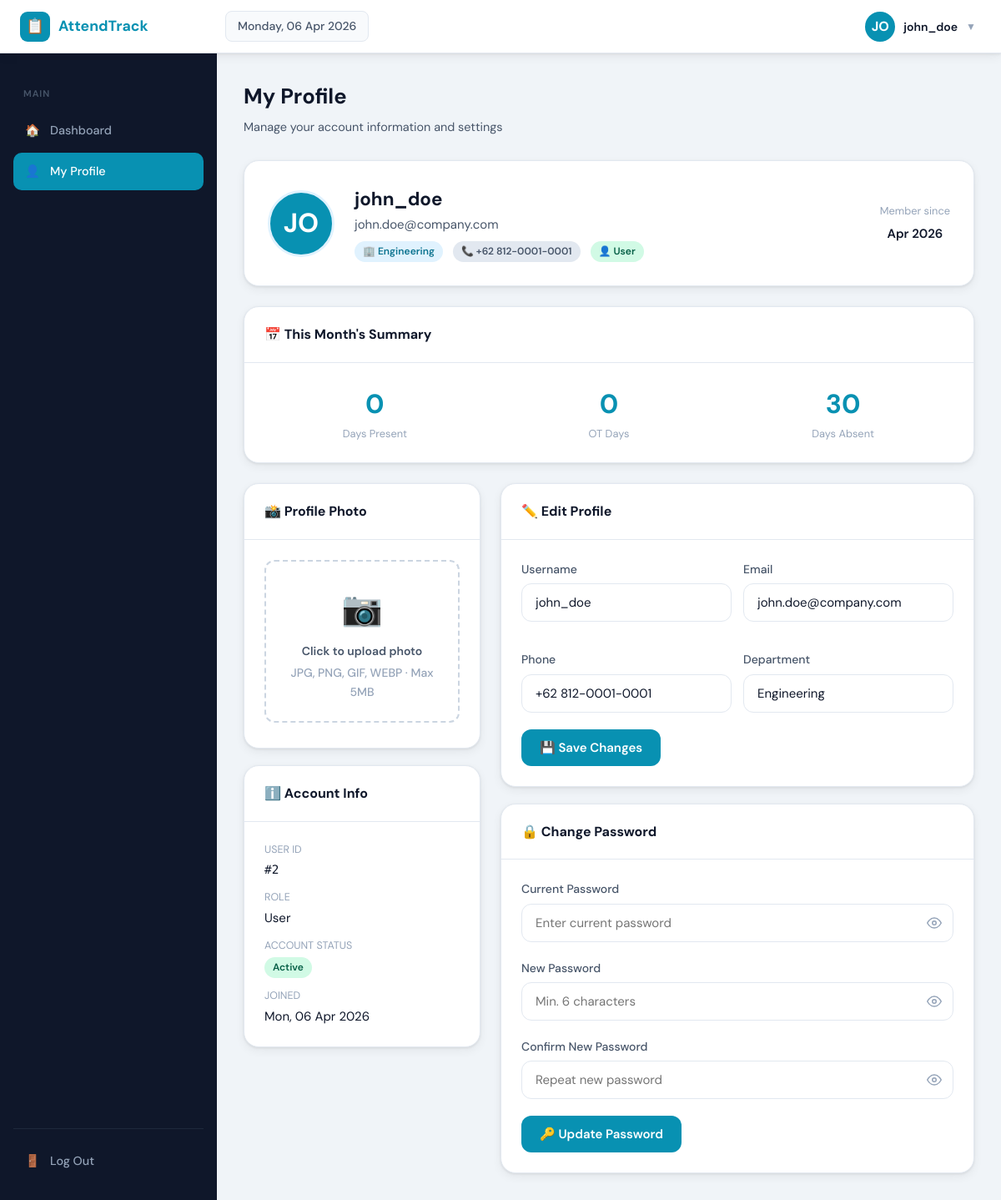
The app's page /profile.php (signed in) with its own data.
### tables this page shows
CREATE TABLE IF NOT EXISTS `users` (
  `id`          INT           NOT NULL AUTO_INCREMENT,
  `username`    VARCHAR(30)   NOT NULL,
  `email`       VARCHAR(100)  NOT NULL,
  `password`    VARCHAR(255)  NOT NULL,
  `role`        ENUM('user','admin') NOT NULL DEFAULT 'user',
  `phone`       VARCHAR(20)   DEFAULT NULL,
  `department`  VARCHAR(100)  DEFAULT NULL,
  `work_start`  TIME          DEFAULT NULL,
  `work_end`    TIME          DEFAULT NULL,
  `profile_pic` MEDIUMTEXT    DEFAULT NULL,
  `is_active`   TINYINT(1)    NOT NULL DEFAULT 1,
  `created_at`  DATETIME      NOT NULL DEFAULT CURRENT_TIMESTAMP,
  `updated_at`  DATETIME      DEFAULT CURRENT_TIMESTAMP ON UPDATE CURRENT_TIMESTAMP,
  PRIMARY KEY (`id`),
  UNIQUE KEY `uq_username` (`username`),
  UNIQUE KEY `uq_email` (`email`)
);

### config.php (called while the page is built, shortened)
<?php
function e($str) {
    return htmlspecialchars((string)$str, ENT_QUOTES, 'UTF-8');
}

### functions.php (called while the page is built, shortened)
<?php
require_once __DIR__ . '/config.php';
function getUserById($id) {
    $db = getDB();
    $stmt = $db->prepare("SELECT * FROM users WHERE id = ?");
    $stmt->execute([$id]);
    return $stmt->fetch();
}
function getUserAttendance($userId, $from = null, $to = null, $limit = 30) {
    $db = getDB();
    $params = [$userId];
    $where = "WHERE a.user_id = ?";
    if ($from) { $where .= " AND a.work_date >= ?"; $params[] = $from; }
    if ($to)   { $where .= " AND a.work_date <= ?"; $params[] = $to; }
    $params[] = $limit;
    $stmt = $db->prepare("SELECT a.*, u.username, u.email FROM attendance a JOIN users u ON a.user_id = u.id $where ORDER BY a.work_date DESC LIMIT ?");
    $stmt->execute($params);
    return $stmt->fetchAll();
}
function formatDate($d) {
    return $d ? date('D, d M Y', strtotime($d)) : '—';
}

### profile.php (the view, shortened to what this page needs)
<?php
require_once __DIR__ . '/config.php';
require_once __DIR__ . '/functions.php';
$activePage = 'profile';
$user       = getUserById($_SESSION['user_id']);
$workStats = getUserAttendance($user['id'], date('Y-m-01'), date('Y-m-t'), 100);
$totalDays = count($workStats);
$otDays    = count(array_filter($workStats, fn($r) => $r['ot_checkin_time']));
?>
<!DOCTYPE html>
<html lang="en">
<head>
<link rel="stylesheet" href="assets/css/style.css">
</head>
<body>
<?php include __DIR__ . '/includes/nav.php'; ?>
  <main class="main-content">
    <div class="page-header">
      <h1>My Profile</h1>
      <p>Manage your account information and settings</p>
    </div>
    <div class="profile-header">
      <div class="profile-avatar">
        <?php $pic = $user['profile_pic'] ?? ''; $isDataUrl = $pic && str_starts_with($pic, 'data:'); ?>
        <?php if ($isDataUrl): ?>
          <img src="<?= $pic ?>" alt="Profile">
        <?php else: ?>
          <?= e($initials) ?>
        <?php endif; ?>
      </div>
      <div>
        <h2 style="font-size:1.4rem;font-weight:700"><?= e($user['username']) ?></h2>
        <p style="color:var(--txt2)"><?= e($user['email']) ?></p>
        <div style="display:flex;gap:12px;margin-top:8px;flex-wrap:wrap">
          <?php if ($user['department']): ?><span class="badge badge-blue">🏢 <?= e($user['department']) ?></span><?php endif; ?>
          <?php if ($user['phone']): ?><span class="badge badge-grey">📞 <?= e($user['phone']) ?></span><?php endif; ?>
          <span class="badge <?= $_SESSION['role'] === 'admin' ? 'badge-purple' : 'badge-green' ?>">
            <?= $_SESSION['role'] === 'admin' ? '⚙️ Admin' : '👤 User' ?>
          </span>
        </div>
      </div>
      <div style="margin-left:auto;text-align:center">
        <div style="font-size:.8rem;color:var(--txt3);margin-bottom:4px">Member since</div>
        <div style="font-weight:600"><?= date('M Y', strtotime($user['created_at'])) ?></div>
      </div>
    </div>
    <div class="card" style="margin-bottom:24px">
      <div class="card-header"><h2>📅 This Month's Summary</h2></div>
      <div class="card-body">
        <div class="month-stats">
          <div class="month-stat"><div class="num"><?= $totalDays ?></div><div class="label">Days Present</div></div>
          <div class="month-stat"><div class="num"><?= $otDays ?></div><div class="label">OT Days</div></div>
          <div class="month-stat"><div class="num"><?= date('t') - $totalDays ?></div><div class="label">Days Absent</div></div>
        </div>
      </div>
    </div>
    <div class="profile-grid">
      <div style="display:flex;flex-direction:column;gap:20px">
        <div class="card">
          <div class="card-header"><h2>📸 Profile Photo</h2></div>
          <div class="card-body">
            <form method="POST" id="photo-form">
              <label class="photo-upload-zone" for="profile_pic_input" id="upload-label">
                <div style="font-size:2.5rem;margin-bottom:8px">📷</div>
                <div style="font-weight:600;margin-bottom:4px">Click to upload photo</div>
                <div class="text-muted">JPG, PNG, GIF, WEBP · Max 5MB</div>
              </label>
            </form>
          </div>
        </div>
        <div class="card">
          <div class="card-header"><h2>ℹ️ Account Info</h2></div>
          <div class="card-body" style="display:flex;flex-direction:column;gap:12px">
            <div><div class="text-muted" style="font-size:.78rem;margin-bottom:2px">USER ID</div><div style="font-family:'DM Mono',monospace;font-size:.9rem">#<?= $user['id'] ?></div></div>
            <div><div class="text-muted" style="font-size:.78rem;margin-bottom:2px">ROLE</div><div><?= ucfirst($user['role']) ?></div></div>
            <div>
              <div class="text-muted" style="font-size:.78rem;margin-bottom:2px">ACCOUNT STATUS</div>
              <span class="badge <?= $user['is_active'] ? 'badge-green' : 'badge-red' ?>"><?= $user['is_active'] ? 'Active' : 'Inactive' ?></span>
            </div>
            <div><div class="text-muted" style="font-size:.78rem;margin-bottom:2px">JOINED</div><div><?= formatDate($user['created_at']) ?></div></div>
          </div>
        </div>
      </div>
      <div style="display:flex;flex-direction:column;gap:20px">
        <div class="card">
          <div class="card-header"><h2>✏️ Edit Profile</h2></div>
          <div class="card-body">
            <form method="POST">
              <div style="display:grid;grid-template-columns:1fr 1fr;gap:14px">
                <div class="form-group"><label>Username</label><input type="text" name="username" value="<?= e($user['username']) ?>" required maxlength="30"></div>
                <div class="form-group"><label>Email</label><input type="email" name="email" value="<?= e($user['email']) ?>" required></div>
                <div class="form-group"><label>Phone</label><input type="tel" name="phone" value="<?= e($user['phone'] ?? '') ?>" placeholder="+62 xxx"></div>
                <div class="form-group"><label>Department</label><input type="text" name="department" value="<?= e($user['department'] ?? '') ?>" placeholder="e.g. Engineering"></div>
              </div>
              <button type="submit" class="btn btn-primary">💾 Save Changes</button>
            </form>
          </div>
        </div>
        <div class="card">
          <div class="card-header"><h2>🔒 Change Password</h2></div>
          <div class="card-body">
            <form method="POST">
              <div class="form-group">
                <label>Current Password</label>
                <div class="input-wrap">
                  <input type="password" name="current_password" id="cur-pwd" class="has-icon" placeholder="Enter current password" required>
                  <span class="input-icon" onclick="togglePassword('cur-pwd', this)">
                    <svg xmlns="http://www.w3.org/2000/svg" width="18" height="18" viewBox="0 0 24 24" fill="none" stroke="currentColor" stroke-width="2" stroke-linecap="round" stroke-linejoin="round"><path d="M1 12s4-8 11-8 11 8 11 8-4 8-11 8-11-8-11-8z"/><circle cx="12" cy="12" r="3"/></svg>
                  </span>
                </div>
              </div>
              <div class="form-group">
                <label>New Password</label>
                <div class="input-wrap">
                  <input type="password" name="new_password" id="new-pwd" class="has-icon" placeholder="Min. 6 characters" required>
                  <span class="input-icon" onclick="togglePassword('new-pwd', this)">
                    <svg xmlns="http://www.w3.org/2000/svg" width="18" height="18" viewBox="0 0 24 24" fill="none" stroke="currentColor" stroke-width="2" stroke-linecap="round" stroke-linejoin="round"><path d="M1 12s4-8 11-8 11 8 11 8-4 8-11 8-11-8-11-8z"/><circle cx="12" cy="12" r="3"/></svg>
                  </span>
                </div>
              </div>
              <div class="form-group">
                <label>Confirm New Password</label>
                <div class="input-wrap">
                  <input type="password" name="confirm_password" id="conf-pwd" class="has-icon" placeholder="Repeat new password" required>
                  <span class="input-icon" onclick="togglePassword('conf-pwd', this)">
                    <svg xmlns="http://www.w3.org/2000/svg" width="18" height="18" viewBox="0 0 24 24" fill="none" stroke="currentColor" stroke-width="2" stroke-linecap="round" stroke-linejoin="round"><path d="M1 12s4-8 11-8 11 8 11 8-4 8-11 8-11-8-11-8z"/><circle cx="12" cy="12" r="3"/></svg>
                  </span>
                </div>
              </div>
              <button type="submit" class="btn btn-primary">🔑 Update Password</button>
            </form>
          </div>
        </div>
      </div>
    </div>
  </main>
</div>
</body>
</html>

### includes/nav.php (shortened to what this page needs)
<?php
$user     = getUserById($_SESSION['user_id']);
$initials = strtoupper(substr($user['username'] ?? 'U', 0, 2));
$pic      = $user['profile_pic'] ?? '';
$isDataUrl = $pic && str_starts_with($pic, 'data:');
$depth  = substr_count(ltrim($_SERVER['SCRIPT_NAME'], '/'), '/');
$base   = str_repeat('../', $depth);
?>
<div class="app-layout">
  <header class="topbar">
    <div class="brand">
      <div class="icon">📋</div>
      <?= e(APP_NAME) ?>
    </div>
    <div class="topbar-date" id="topbar-datetime">
      <?= date('l, d M Y') ?>
    </div>
    <div class="topbar-right">
      <div class="dropdown">
        <button class="avatar-btn" onclick="toggleDropdown()">
          <div class="avatar" style="position:relative;overflow:hidden;width:36px;height:36px;border-radius:50%;flex-shrink:0;">
            <?php if ($isDataUrl): ?>
              <img src="<?= $pic ?>" alt="" style="position:absolute;inset:0;width:100%;height:100%;object-fit:cover;object-position:center;border-radius:50%;">
            <?php else: ?>
              <?= e($initials) ?>
            <?php endif; ?>
          </div>
          <span class="avatar-name"><?= e($user['username']) ?></span>
          <span style="font-size:.75rem;color:var(--txt3)">▼</span>
        </button>
      </div>
    </div>
  </header>
  <nav class="sidebar" id="sidebar">
    <div class="nav-section-label">Main</div>
    <a href="<?= $base ?>dashboard.php"
       class="nav-item <?= ($activePage ?? '') === 'dashboard' ? 'active' : '' ?>">
      <span>🏠</span> Dashboard
    </a>
    <a href="<?= $base ?>profile.php"
       class="nav-item <?= ($activePage ?? '') === 'profile' ? 'active' : '' ?>">
      <span>👤</span> My Profile
    </a>
    <div class="sidebar-footer">
      <a href="<?= $base ?>logout.php" class="nav-item">
        <span>🚪</span> Log Out
      </a>
    </div>
  </nav>

### profile.php (style rules this page uses)
.profile-grid { display: grid; grid-template-columns: 1fr 2fr; gap: 24px; }
.photo-upload-zone { border: 2px dashed var(--border2); border-radius: var(--radius); padding: 24px; text-align: center; cursor: pointer; transition: border-color var(--transition), background var(--transition); }
.month-stat { text-align: center; }
.month-stat .num { font-size: 2rem; font-weight: 700; color: var(--primary); }
.month-stat .label { font-size: .8rem; color: var(--txt3); }
.month-stats { display: grid; grid-template-columns: repeat(3, 1fr); gap: 16px; }

### records on screen
users: username "JO", username "john_doe", email "john.doe@company.com", department "Engineering", phone "+62 812-0001-0001", created_at "Apr 2026", id "2", role "User", created_at "Mon, 06 Apr 2026"

### other values on screen
APP_NAME "AttendTrack"
$totalDays "0"
$otDays "0"
